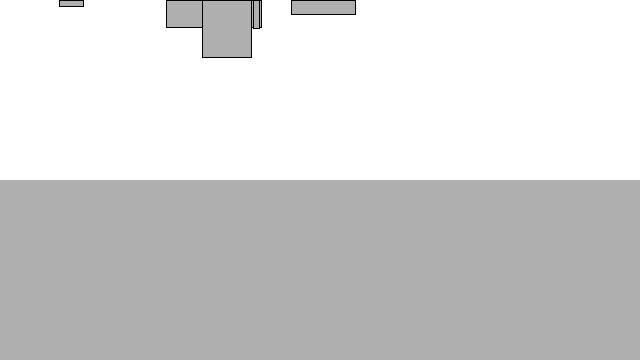
Frame 1 (no input)
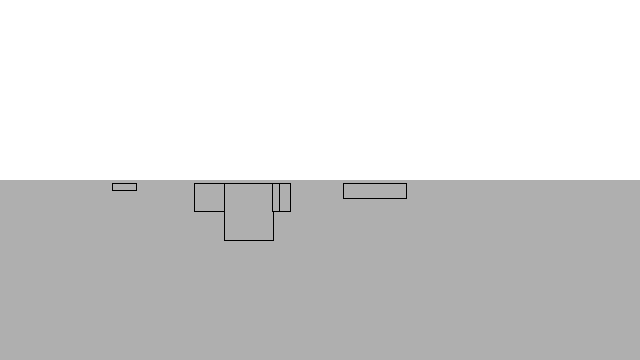
Frame 60 (the mouse pressed at the canvas centre just before this capture)
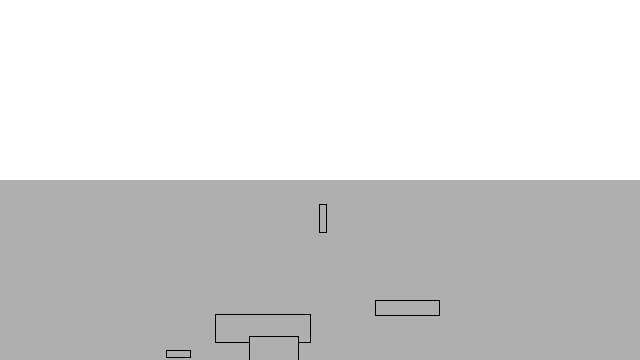
Frame 120 (the mouse held since frame 60 and released just before this capture)

The Processing sketch that drew these frames (run headless with seeded random() and noise(); from frame 60 on, the mouse is pressed at the canvas centre):

// Processing sketch: lift_induced_drag
// ── lift_induced_drag.pde
//solution: https://www.bountysource.com/issues/2059222-exercise-2-7-solution

Mover[] movers = new Mover[5];
Liquid liquid;

void setup() {
  size(640,360);
  //background(255);
  float dragCoef = 0.1;
  liquid = new Liquid(0,height/2,width,height/2,dragCoef);
  for (int i =0; i<movers.length;i++) {
    movers[i] = new Mover(random(0.1,5),random(0,width),0,random(5,100),random(5,100));
  }
}

void draw() {
  background(255);
  liquid.display();
  
  for (int i =0; i<movers.length;i++) {
    
    if (movers[i].isInside(liquid)) {
      movers[i].drag(liquid);
    }
    //add wind
    PVector wind = new PVector(0.05,0);    
    //add gravity
    PVector gravity = new PVector(0,0.1*movers[i].mass);

    movers[i].applyForce(wind);
    movers[i].applyForce(gravity);
    movers[i].checkEdges();
    movers[i].update();
    movers[i].display();
  }
}

// ── Liquid.pde
class Liquid {

  float x,y,w,h;
  float c;
  
  Liquid(float x_, float y_, float w_, float h_, float c_) {
    x = x_;
    y = y_;
    w = w_;
    h = h_;
    c = c_;
  }
  
  void display() {
    noStroke();
    fill(175);
    rect(x,y,w,h);
  }
 
}

// ── Mover.pde
class Mover {
  
  PVector position;
  PVector velocity;
  PVector acceleration;
  float mass;
  float w,h;
  
  Mover(float m, float x, float y, float w_, float h_) {
    position = new PVector(x,y);
    velocity = new PVector(0,0);
    acceleration = new PVector(0.01,0.01);
    mass = m;
    w = w_;
    h = h_;
    
  }
  
  void update() { 
     velocity.add(acceleration);
     position.add(velocity);
     acceleration.mult(0);
    
  }
  
  void display() {
    stroke(0);
    fill(175);
    //ellipse(position.x, position.y, 30*mass, 30*mass);
    rect(position.x, position.y,w,h);
  }
  
  void applyForce(PVector force) {
    //make copy of original force vector
    PVector f = force.copy();
    //Newton's second law: F = MxA
    f.div(mass);
    acceleration.add(f);
  }
  
   void checkEdges() {

    if (position.x > width) {
      velocity.x *= -1;
      position.x = width;
    } 
    
    else if (position.x < 0) {
      velocity.x *= -1;
      position.x = 0;
    }
    
    if (position.y > height) {
      velocity.y *= -1;
      position.y = height;
    } 
    
    else if (position.y < 0) {
      velocity.y *= -1;
      position.y = 0;
    }
    
  }
  
  boolean isInside(Liquid l) {
    if(position.x > l.x && position.x < l.x+l.w && position.y > l.y && position.y < l.y+l.h) {
      return true;
    }
    else {
      return false;
    }
  }
    
   void drag (Liquid l) {
    //add air/fluid resistance by calculating drag force
    float speed = velocity.mag();
    //added surface area
    float dragMagnitude = l.c * speed * speed * w*0.01;
    PVector drag = velocity.copy();
    drag.mult(-1);
    drag.normalize();
    drag.mult(dragMagnitude);
    applyForce(drag);
   }
    
  }
  
  
